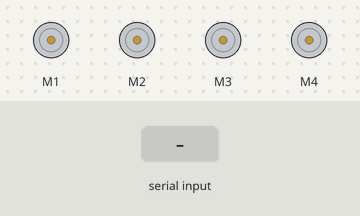
Simulated run of this sketch. Board: Arduino Uno, built with avr-gcc and run on an emulated ATmega328P. On the bench: 4 × DC motor (green arrow = forward, orange = backward, longer = faster). The test bench sets the inputs (shaded band).

Above: at 1.2 s.
1.3 s: "F90\n" received over the second serial link
2.8 s: "90,45\n" received over the second serial link
At 3.9 s:
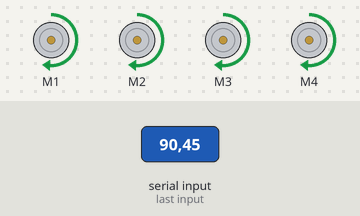
4.3 s: "30,150\n" received over the second serial link
At 5.0 s:
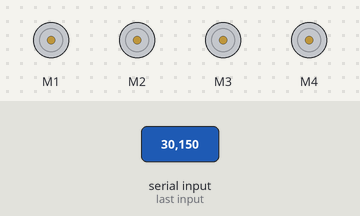
5.8 s: "200\n" received over the second serial link
7.3 s: "F,45\n" received over the second serial link
At 8.5 s:
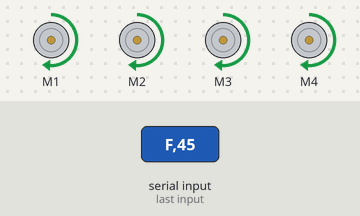
8.8 s: "B90\n" received over the second serial link
At 9.7 s:
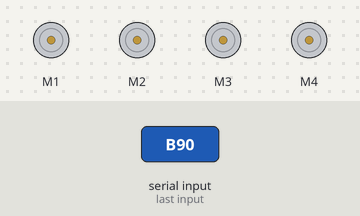
Timing chart, 0 to 11.3 s (numbered marks = the images above; inputs shaded):
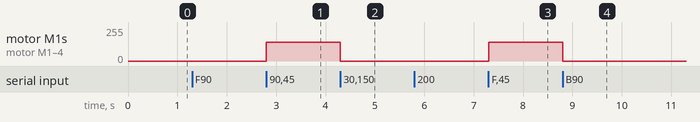

Measured:
- after the input at 2.8 s, motor M1–4: stopped → forward 141/255 at once
- after the input at 4.3 s, motor M1–4: forward 141/255 → stopped at once
- after the input at 7.3 s, motor M1–4: stopped → forward 141/255 at once
- after the input at 8.8 s, motor M1–4: forward 141/255 → stopped at once

The sketch:

RC_car.ino
```cpp
#include <AFMotor.h>
#include <SoftwareSerial.h>

SoftwareSerial BT(2, 13);

AF_DCMotor M1(1);
AF_DCMotor M2(2);
AF_DCMotor M3(3);
AF_DCMotor M4(4);

int speedValue = 200;

void setup()
{
  BT.begin(9600);

  M1.setSpeed(speedValue);
  M2.setSpeed(speedValue);
  M3.setSpeed(speedValue);
  M4.setSpeed(speedValue);

  stopCar();
}

void loop()
{
  if (BT.available())
  {
    char command = BT.read();

    if (command == 'F')
      forward();

    else if (command == 'B')
      backward();

    else if (command == 'L')
      left();

    else if (command == 'R')
      right();

    else if (command == 'S')
      stopCar();

    else if (command >= '0' && command <= '9')
    {
      speedValue = map(command - '0', 0, 9, 0, 255);

      M1.setSpeed(speedValue);
      M2.setSpeed(speedValue);
      M3.setSpeed(speedValue);
      M4.setSpeed(speedValue);
    }
  }
}

void forward()
{
  M1.run(FORWARD);
  M2.run(FORWARD);
  M3.run(FORWARD);
  M4.run(FORWARD);
}

void backward()
{
  M1.run(BACKWARD);
  M2.run(BACKWARD);
  M3.run(BACKWARD);
  M4.run(BACKWARD);
}

void left()
{
  M1.run(BACKWARD);
  M2.run(BACKWARD);

  M3.run(FORWARD);
  M4.run(FORWARD);
}

void right()
{
  M1.run(FORWARD);
  M2.run(FORWARD);

  M3.run(BACKWARD);
  M4.run(BACKWARD);
}

void stopCar()
{
  M1.run(RELEASE);
  M2.run(RELEASE);
  M3.run(RELEASE);
  M4.run(RELEASE);
}
```
